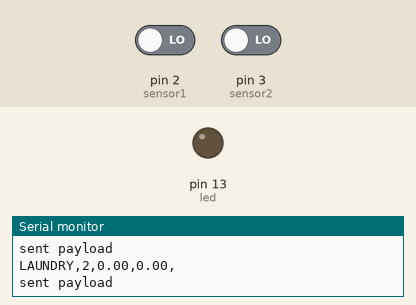
Recording of a sketch running on a simulated Arduino Uno, built with avr-gcc and run on an emulated ATmega328P. Shown: output pins drawn as LEDs (lit = HIGH), the last lines printed to the serial monitor. The test bench sets the inputs (shaded band); at power-on: pin 3 (sensor2) LOW, pin 2 (sensor1) LOW. No radio packets arrive unless stated.

Above: at 18.0 s.
18.1 s: pin 3 (sensor2) driven HIGH
At 20.6 s:
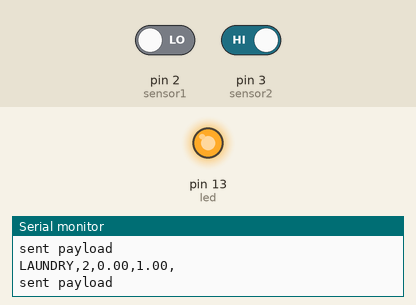
28.1 s: pin 3 (sensor2) driven LOW
At 30.7 s:
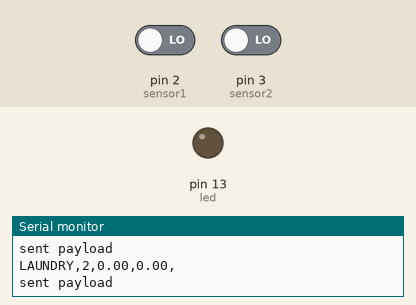
Timing chart, 0 to 32.2 s (numbered marks = the images above; inputs shaded):
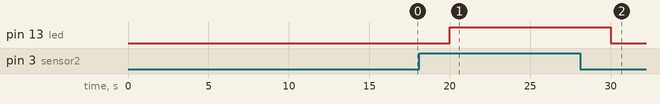

The sketch:

vibrationDualRadio.ino
```cpp
#include "nRF24L01.h"
#include "RF24.h"

/* radio */
//for nrf24 debug
int serial_putc( char c, FILE * )
{
  Serial.write( c );
  return c;
}

//for nrf24 debug
void printf_begin(void)
{
  fdevopen( &serial_putc, 0 );
}

//nRF24 set the pin 9 to CE and 10 to CSN/SS
// Cables are:
//     SS       -> 10
//     MOSI     -> 11
//     MISO     -> 12
//     SCK      -> 13

RF24 radio(9,10);

//we only need a write pipe, but am planning to use it later
const uint64_t pipes[2] = { 0xF0F0F0F0E1LL,0xF0F0F0F0D2LL };


int led = 13 ;// define LED Interface
int sensor1 = 2; // washer
int sensor2 = 3; // dryer
int val1; // define numeric variables val
int val2;

int washerStatus = 0;
int dryerStatus = 0;

void setup ()
{
  Serial.begin(9600);

  pinMode (led, OUTPUT) ; // define LED as output interface
  pinMode (sensor1, INPUT) ; // output interface defines vibration sensor
  pinMode(sensor2,INPUT);

  // nRF24 configurations
  radio.begin();
  radio.setChannel(0x4c);
  radio.setAutoAck(1);
  radio.setRetries(15,15);
  radio.setDataRate(RF24_250KBPS);
  radio.setPALevel(RF24_PA_MAX);
  radio.setPayloadSize(32);
  radio.openReadingPipe(1,pipes[0]);
  radio.openWritingPipe(pipes[1]);
  radio.startListening();
  radio.printDetails(); //for Debugging
}
void loop ()
{
   val1 = digitalRead(sensor1) ; // read digital interface is assigned a value of 3 val
   val2 = digitalRead(sensor2) ;

//Serial.println(val);

  if (val1 == HIGH) // When the shock sensor detects a signal, LED flashes
  {
    digitalWrite (led, HIGH);
    //Serial.println("trigger 1");
    washerStatus = 1;
  }
  else
  {
    digitalWrite (led, LOW);
    //Serial.println("low");
    washerStatus = 0;
  }

  if (val2 == HIGH) // When the shock sensor detects a signal, LED flashes
  {
    digitalWrite (led, HIGH);
    //Serial.println("trigger 2");
    dryerStatus = 1;
  }
  else
  {
    digitalWrite (led, LOW);
    //Serial.println("low");
    dryerStatus = 0;
  }

  char payload[31];

  String payloadString = buildPayloadString(washerStatus, dryerStatus);
  payloadString.toCharArray(payload, 31);

  Serial.println(payload);

  // send the payload over the radio
  radio.stopListening();
  bool ok = radio.write(&payload,strlen(payload));
  radio.startListening();

  Serial.println("sent payload");

  delay(10000);
}

String buildPayloadString(float t1, float t2) {

  String payloadString = "";

  payloadString.concat("LAUNDRY,"); // Node indicator
  payloadString.concat("2,"); // number of data elements to expect
  payloadString.concat(t1);
  payloadString.concat(",");
  payloadString.concat(t2);
  payloadString.concat(",");

  return payloadString;
}
```

Measured:
- after the input at 18.1 s, pin 13 (led): LOW → HIGH after 1.9 s
- after the input at 28.1 s, pin 13 (led): HIGH → LOW after 1.9 s
